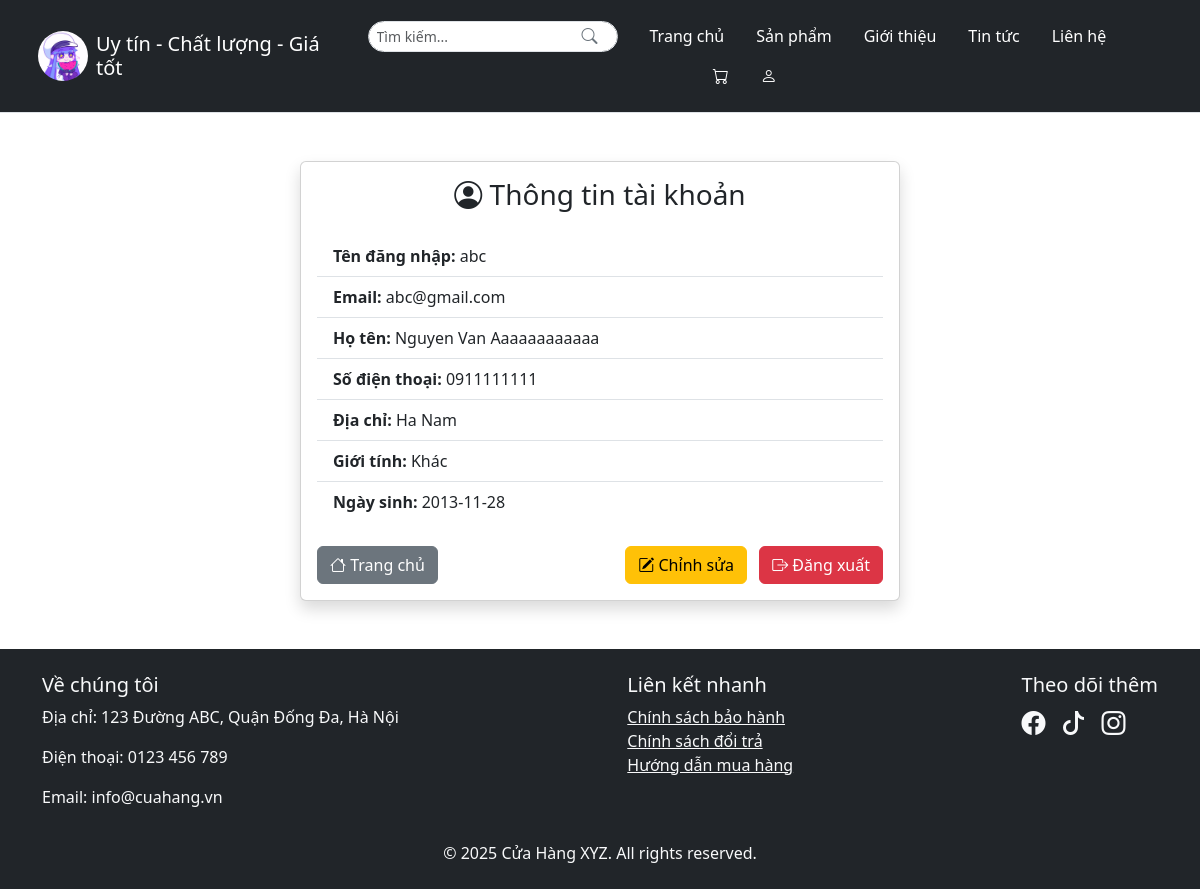
/Font/Log/profile.php (signed in), run on the app's committed database.
### tables this page shows
CREATE TABLE `customers` (
  `CustomerID` varchar(10) NOT NULL,
  `CustomerName` varchar(255) NOT NULL,
  `Phone` varchar(10) NOT NULL,
  `Email` varchar(255) NOT NULL,
  `Address` varchar(255) NOT NULL,
  `Gender` varchar(10) NOT NULL,
  `UserID` int(10) DEFAULT NULL,
  `date` date DEFAULT NULL
);

### Font/Log/profile.php (the view, shortened to what this page needs)
<?php
require_once 'config.php';
$user_id = $_SESSION['ID'];
$username = $_SESSION['Username'];
$email = $_SESSION['Email'] ?? 'Chưa có email';
$stmt = $conn->prepare("SELECT * FROM customers WHERE UserID = ?");
$stmt->bind_param("i", $user_id);
$stmt->execute();
$result = $stmt->get_result();
$customer = $result->fetch_assoc();
?>
<!DOCTYPE html>
<html lang="vi">
<head>
    <link href="https://cdn.jsdelivr.net/npm/bootstrap@5.3.3/dist/css/bootstrap.min.css" rel="stylesheet">
    <link href="https://cdn.jsdelivr.net/npm/bootstrap-icons@1.10.5/font/bootstrap-icons.css" rel="stylesheet">
</head>
<body>
<?php
include '../header.php';
?>
<main class="container my-5">
    <div class="card shadow mx-auto" style="max-width: 600px;">
        <div class="card-body">
            <h3 class="card-title mb-4 text-center"><i class="bi bi-person-circle"></i> Thông tin tài khoản</h3>
            <ul class="list-group list-group-flush mb-4">
                <li class="list-group-item"><strong>Tên đăng nhập:</strong> <?= htmlspecialchars($username) ?></li>
                <li class="list-group-item"><strong>Email:</strong> <?= htmlspecialchars($email) ?></li>
                <?php if ($customer): ?>
                    <li class="list-group-item"><strong>Họ tên:</strong> <?= htmlspecialchars($customer['CustomerName']) ?></li>
                    <li class="list-group-item"><strong>Số điện thoại:</strong> <?= htmlspecialchars($customer['Phone']) ?></li>
                    <li class="list-group-item"><strong>Địa chỉ:</strong> <?= htmlspecialchars($customer['Address']) ?></li>
                    <li class="list-group-item"><strong>Giới tính:</strong> <?= htmlspecialchars($customer['Gender']) ?></li>
                    <li class="list-group-item"><strong>Ngày sinh:</strong> <?= htmlspecialchars($customer['date']) ?></li>
                <?php else: ?>
                    <li class="list-group-item text-danger">⚠ Không tìm thấy thông tin khách hàng tương ứng với tài khoản!</li>
                <?php endif; ?>
            </ul>
            <div class="d-flex justify-content-between">
                <a href="../index.php" class="btn btn-secondary"><i class="bi bi-house"></i> Trang chủ</a>
                <div>
                    <a href="edit_profile.php" class="btn btn-warning me-2"><i class="bi bi-pencil-square"></i> Chỉnh sửa</a>
                    <a href="logout.php" class="btn btn-danger"><i class="bi bi-box-arrow-right"></i> Đăng xuất</a>
                </div>
            </div>
        </div>
    </div>
</main>
<?php include '../footer.php'; ?>
</body>
</html>

### data on the page
customers: CustomerName "Nguyen Van Aaaaaaaaaaaa", Phone "0911111111", Address "Ha Nam", Gender "Khác", date "2013-11-28"

### other printed values
$username "abc"
$email "abc@gmail.com"
